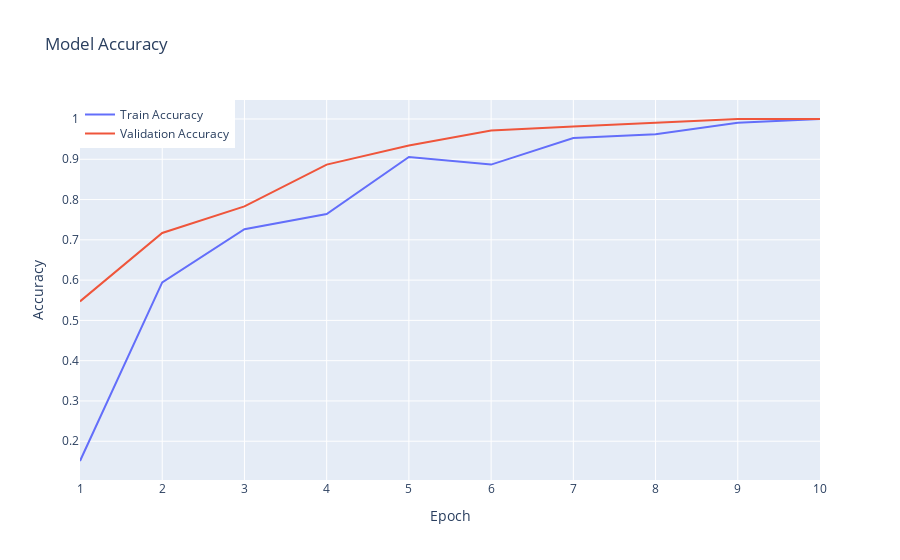
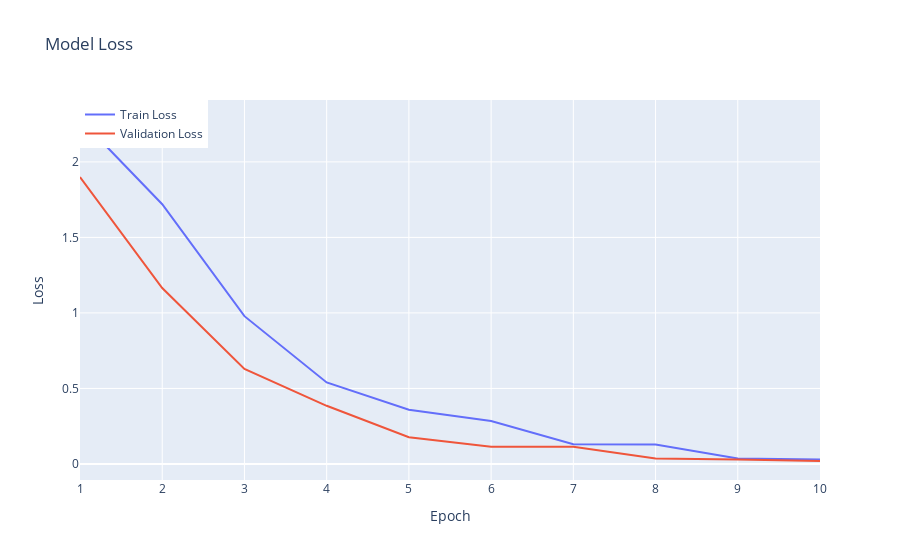

Notebook cell for these charts, in order:
### Code cell
plot_training_history_with_plotly(history)

### Figure 1 — Plotly figure (JSON) as saved in the notebook; plotly's stock layout.template omitted (floating-point values rounded to 4 significant figures)
{"data": [{"mode": "lines", "name": "Train Accuracy", "type": "scatter", "x": [1, 2, 3, 4, 5, 6, 7, 8, 9, 10], "y": [0.1509, 0.5943, 0.7264, 0.7642, 0.9057, 0.8868, 0.9528, 0.9623, 0.9906, 1]}, {"mode": "lines", "name": "Validation Accuracy", "type": "scatter", "x": [1, 2, 3, 4, 5, 6, 7, 8, 9, 10], "y": [0.5472, 0.717, 0.783, 0.8868, 0.934, 0.9717, 0.9811, 0.9906, 1, 1]}], "layout": {"legend": {"x": 0, "y": 1}, "title": {"text": "Model Accuracy"}, "xaxis": {"title": {"text": "Epoch"}}, "yaxis": {"title": {"text": "Accuracy"}}}}

### Figure 2 — Plotly figure (JSON) as saved in the notebook; plotly's stock layout.template omitted (floating-point values rounded to 4 significant figures)
{"data": [{"mode": "lines", "name": "Train Loss", "type": "scatter", "x": [1, 2, 3, 4, 5, 6, 7, 8, 9, 10], "y": [2.284, 1.72, 0.9786, 0.5395, 0.3589, 0.2847, 0.1302, 0.1286, 0.03612, 0.02926]}, {"mode": "lines", "name": "Validation Loss", "type": "scatter", "x": [1, 2, 3, 4, 5, 6, 7, 8, 9, 10], "y": [1.9, 1.165, 0.6292, 0.3851, 0.1768, 0.1137, 0.1132, 0.03552, 0.0288, 0.01961]}], "layout": {"legend": {"x": 0, "y": 1}, "title": {"text": "Model Loss"}, "xaxis": {"title": {"text": "Epoch"}}, "yaxis": {"title": {"text": "Loss"}}}}
